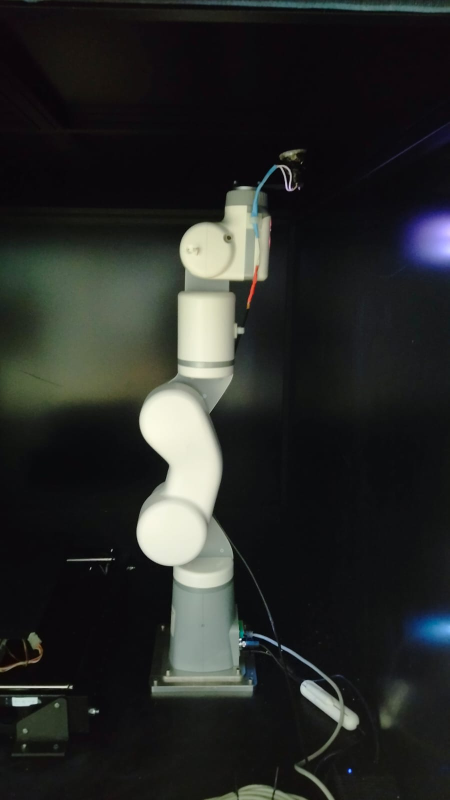
#> input picture assets/Images/Eva.jpeg, 899 x 1600 px, found by its file name (shown at 1/2 size)
$ python Eva_frames.py
#> lines starting #> are read from the running program, lines starting #| are printed output that depends on the picture; after the words box and inside, x2 and y2 are one past the last pixel; in counts of white or black regions, pixels touching at a corner belong together
import cv2
import numpy as np

img = cv2.imread('/home/esirem/Desktop/Eva.jpeg')
#> img is the input picture: shape (1600, 899, 3); mean B, G, R 39, 41, 39.2

# Resize the image
scale_percent = 30
width = int(img.shape[1] * scale_percent / 100)
#> width = 269
height = int(img.shape[0] * scale_percent / 100)
#> height = 480
dim = (width, height)
#> dim = (269, 480)

img = cv2.resize(img, dim, interpolation=cv2.INTER_AREA)
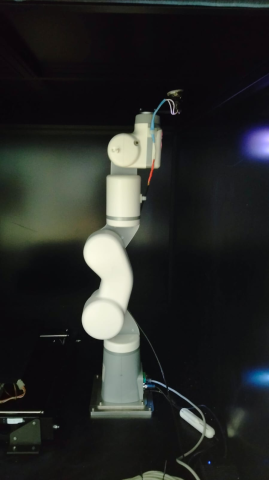
#> img: shape (480, 269, 3); mean B, G, R 39, 41, 39.2

# Frame origins in resized image
frame_origins = {
    '0': (122, 404),
    '1': (122, 352),
    '2': (102, 320),
    '3': (102, 254),
    '4': (122, 215),
    '5': (122, 150),
    '6': (148, 113),
}

frame_axes = {
    '0': {'x': (1, 0),  'z': (0, -1), 'z_type': 'arrow'},
    '1': {'x': (-1, 0),  'z': (0, -1), 'z_type': 'arrow'},
    '2': {'x': (0, -1),  'z': (0, 0),  'z_type': 'dot'},
    '3': {'x': (1, 0),  'z': (0, 0),  'z_type': 'dot'},
    '4': {'x': (1, 0),  'z': (0, -1), 'z_type': 'arrow'},
    '5': {'x': (1, 0),  'z': (0, 0),  'z_type': 'dot'},
    '6': {'x': (1, 0),  'z': (0, -1), 'z_type': 'arrow'},
}

color_x = (0, 0, 255)   # Red
color_y = (0, 255, 0)   # Green
color_z = (255, 0, 0)   # Blue

axis_len = 20   # Length of axis arrows
dot_radius = 5  # Radius for the dots


# Draw frames
for frame, origin in frame_origins.items():
    x, y = origin

    dirs = frame_axes[frame]
    x_dir = dirs['x']
    z_dir = dirs['z']
    z_type = dirs['z_type']

    # Draw X axis
    cv2.arrowedLine(img, (x, y), (x + axis_len * x_dir[0], y + axis_len * x_dir[1]), color_x, 2, tipLength=0.3)

    # Draw Z axis
    if z_type == 'arrow':
        cv2.arrowedLine(img, (x, y), (x + axis_len * z_dir[0], y + axis_len * z_dir[1]), color_z, 2, tipLength=0.3)
    elif z_type == 'dot':
        cv2.circle(img, (x + axis_len * z_dir[0], y + axis_len * z_dir[1]), dot_radius, color_z, -1)
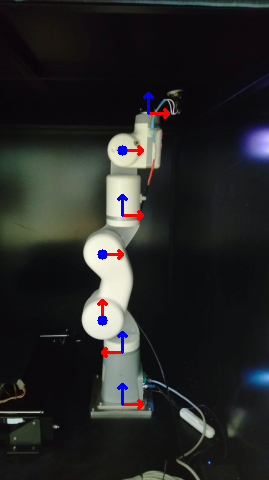
#> img: shape (480, 269, 3); 0.97% of pixels changed, all inside (x1, y1, x2, y2) = (97, 92, 170, 410)

cv2.imshow('EVA Arm with Frames', img)
cv2.waitKey(0)
cv2.destroyAllWindows()

cv2.imwrite('/home/esirem/Desktop/eva_with_frames.png', img)
